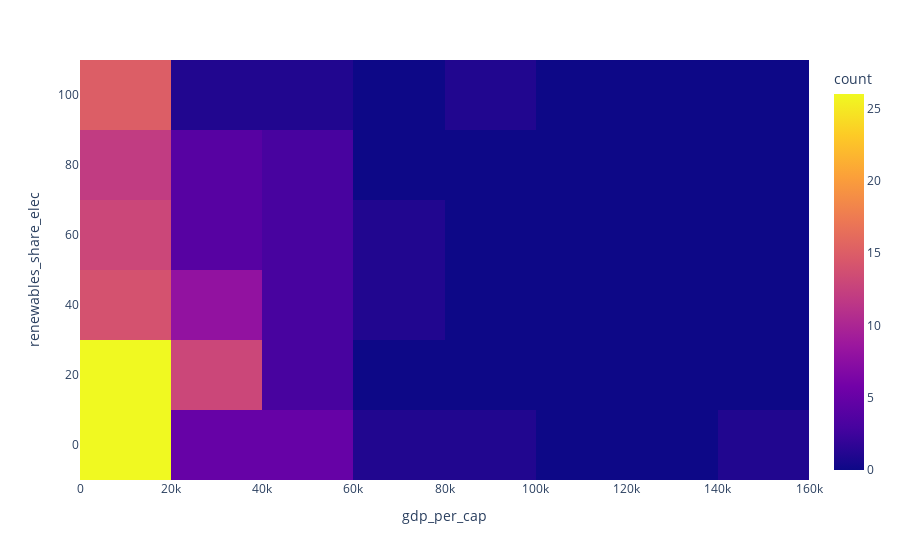

Here is the notebook cell this chart was saved with:
### Code cell
fig = px.density_heatmap(filteredDF2, x='gdp_per_cap', y='renewables_share_elec')
fig.show()

### Figure 1 — Plotly figure (JSON) as saved in the notebook; plotly's stock layout.template omitted (floating-point values rounded to 4 significant figures; data arrays with more than 128 entries replaced by an {"elided": "..."} marker saying what was removed)
{"data": [{"coloraxis": "coloraxis", "hovertemplate": "gdp_per_cap=%{x}<br>renewables_share_elec=%{y}<br>count=%{z}<extra></extra>", "name": "", "type": "histogram2d", "x": {"elided": "165 float values"}, "xaxis": "x", "xbingroup": "x", "y": {"elided": "165 float values"}, "yaxis": "y", "ybingroup": "y"}], "layout": {"coloraxis": {"colorbar": {"title": {"text": "count"}}, "colorscale": [[0, "#0d0887"], [0.1111, "#46039f"], [0.2222, "#7201a8"], [0.3333, "#9c179e"], [0.4444, "#bd3786"], [0.5556, "#d8576b"], [0.6667, "#ed7953"], [0.7778, "#fb9f3a"], [0.8889, "#fdca26"], [1, "#f0f921"]]}, "legend": {"tracegroupgap": 0}, "margin": {"t": 60}, "xaxis": {"anchor": "y", "domain": [0, 1], "title": {"text": "gdp_per_cap"}}, "yaxis": {"anchor": "x", "domain": [0, 1], "title": {"text": "renewables_share_elec"}}}}
